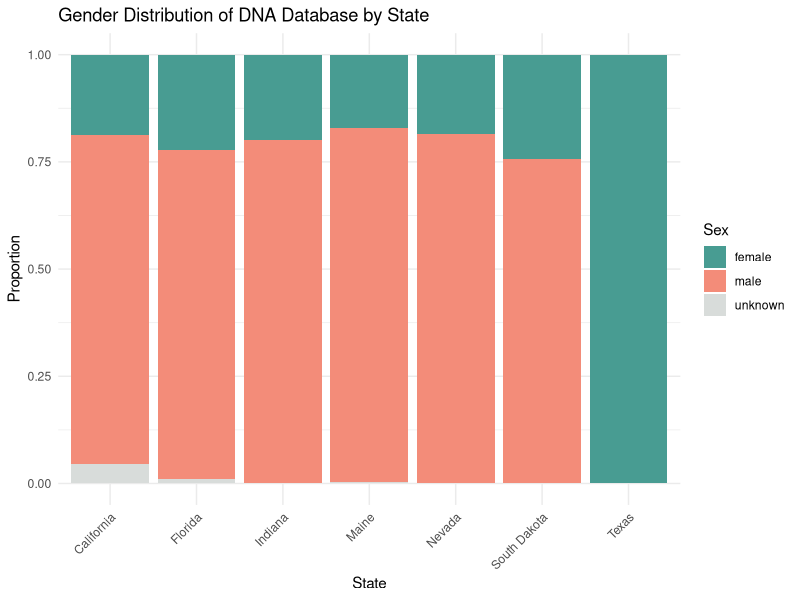
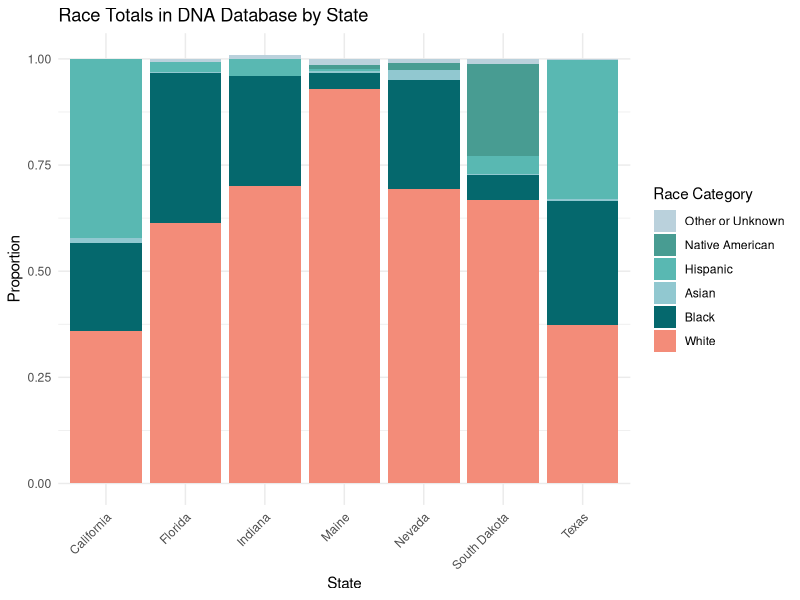
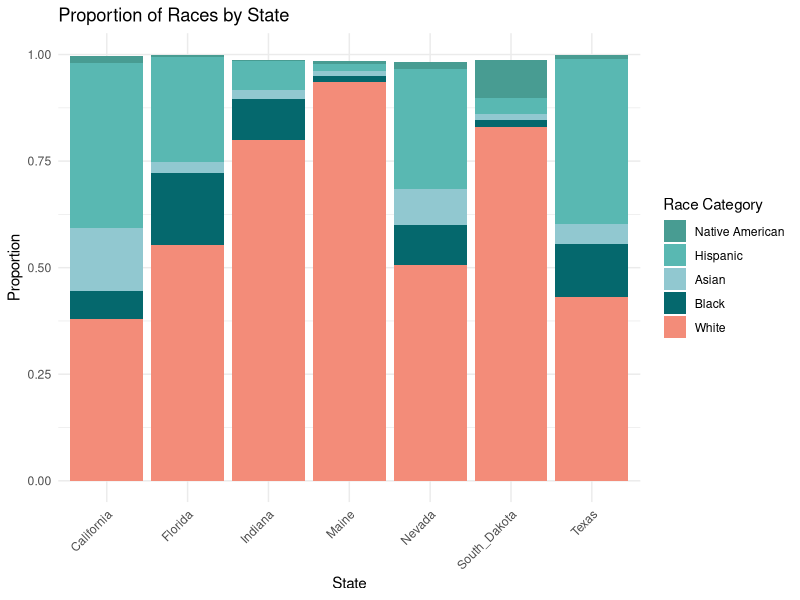
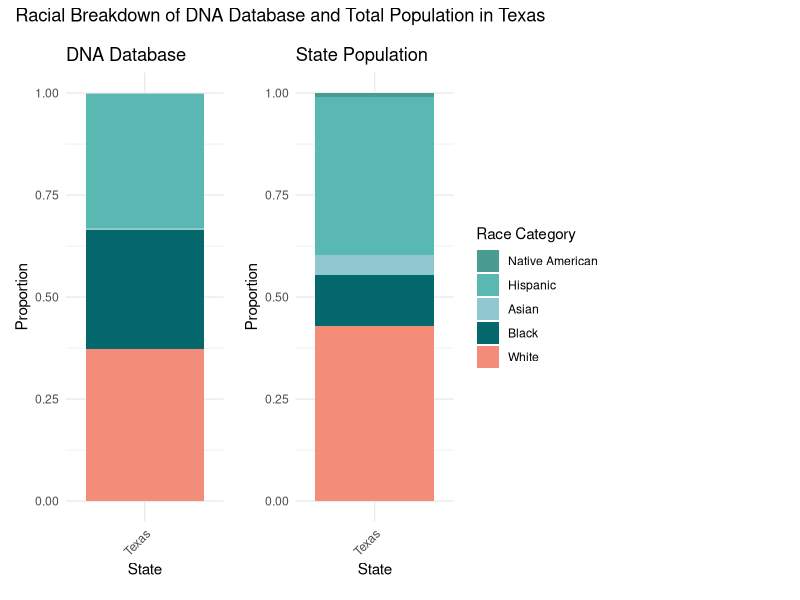
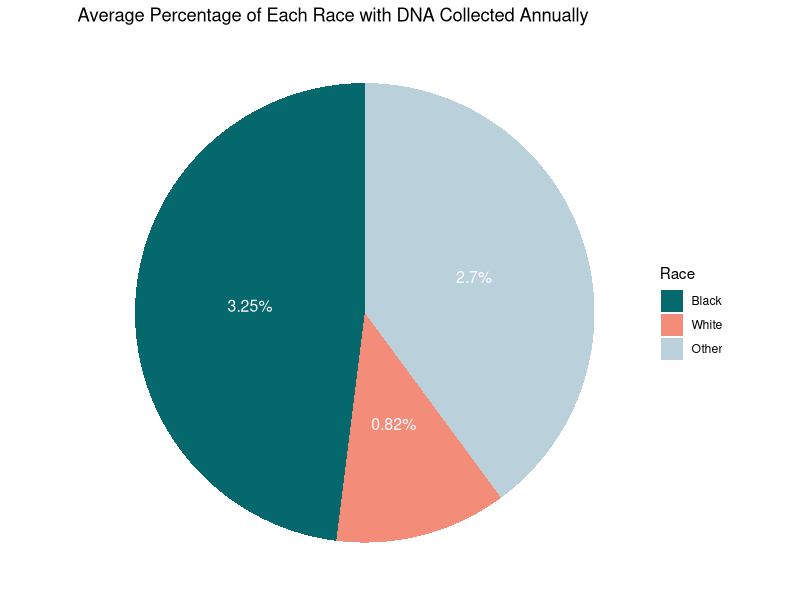
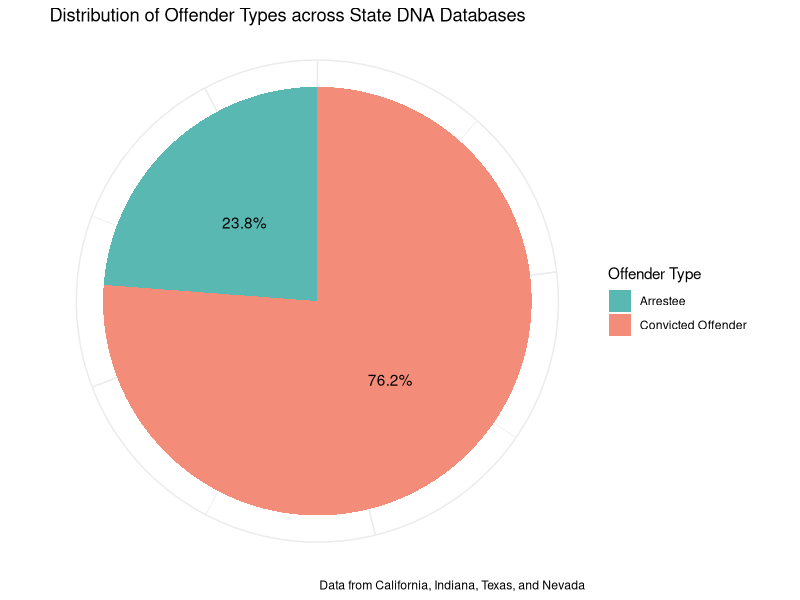

Write R code to recreate these figures, in order.
## ---- chunk 1

knitr::opts_chunk$set(eval = TRUE, echo = FALSE, warning = FALSE, fig.width = 7, fig.height = 6)

if (!requireNamespace("tidyverse", quietly = TRUE)) {
  install.packages("tidyverse")
}

if (!requireNamespace("knitr", quietly = TRUE)) {
  install.packages("knitr")
}

if (!requireNamespace("patchwork", quietly = TRUE)) {
  install.packages("patchwork")
}


library(tidyverse)
library(knitr)
library(patchwork)
## ---- chunk 2
data <- read_csv("data/Murphy_Appendix_all_data.csv", show_col_types = FALSE) 

## ---- chunk 3
data <- data |>
  select(-file) 
## ---- chunk 4
  data <- data %>%
      mutate(
          # Check if 'proportion' is in the variable_detailed
          is_proportion = grepl("proportion", variable_detailed, ignore.case = TRUE),
          
          # Create value_type based on the presence of 'proportion'
          value_type = ifelse(is_proportion, 
                              "proportion", 
                              "number"),
          
          # Remove 'proportion' text from variable_detailed
          variable_detailed = ifelse(is_proportion, gsub("proportion", "", variable_detailed, ignore.case = TRUE), variable_detailed),
          
          # Trim whitespace
          variable_detailed = trimws(variable_detailed),
          
          # cleaned variable_detailed to numeric
          variable_detailed_numeric = suppressWarnings(as.numeric(variable_detailed)),
          
          # Update value_type to "number" if variable_detailed_numeric is greater than 1
          value_type = ifelse(!is.na(variable_detailed_numeric) & variable_detailed_numeric > 1, 
                              "number", 
                              value_type)
      ) %>%
      # Drop temporary columns
      select(-is_proportion, -variable_detailed_numeric)

## ---- chunk 5
data <- data %>%
    rename(variable_type = variatble_type)

## ---- chunk 6
#race
data <- data %>%
  mutate(
    variable_detailed = case_when(
      variable_type == "race" & grepl("\\basian\\b", variable_detailed, ignore.case = TRUE) ~ "asian_total",
      variable_type == "race" & grepl("\\bblack\\b", variable_detailed, ignore.case = TRUE) ~ "black_total",
      variable_type == "race" & grepl("\\bafrican_american\\b", variable_detailed, ignore.case = TRUE) ~ "black_total",
      variable_type == "race" & grepl("\\bblack_\\b", variable_detailed, ignore.case = TRUE) ~ "black_total",
      variable_type == "race" & grepl("\\bhispanic\\b", variable_detailed, ignore.case = TRUE) ~ "hispanic_total",
      variable_type == "race" & grepl("\\bhispanic_\\b", variable_detailed, ignore.case = TRUE) ~ "hispanic_total",
      variable_type == "race" & grepl("\\bnative\\b", variable_detailed, ignore.case = TRUE) ~ "native_american_total",
      variable_type == "race" & grepl("\\bamerican_indian\\b", variable_detailed, ignore.case = TRUE) ~ "native_american_total",
       variable_type == "race" & grepl("\\bnative_american\\b", variable_detailed, ignore.case = TRUE) ~ "native_american_total",
      variable_type == "race" & grepl("\\bwhite\\b", variable_detailed, ignore.case = TRUE) ~ "white_total",
      variable_type == "race" & grepl("\\bcausasian\\b", variable_detailed, ignore.case = TRUE) ~ "white_total",
      variable_type == "race" & grepl("\\bcaucasian\\b", variable_detailed, ignore.case = TRUE) ~ "white_total",
      variable_type == "race" & grepl("\\bcausasian_\\b", variable_detailed, ignore.case = TRUE) ~ "white_total",
      variable_type == "race" & grepl("\\bother\\b", variable_detailed, ignore.case = TRUE) ~ "other_total",
      variable_type == "race" & grepl("\\basian_offender\\b", variable_detailed, ignore.case = TRUE) ~ "asian_convicted_offender",
      variable_type == "race" & grepl("\\bblack_offender\\b", variable_detailed, ignore.case = TRUE) ~ "black_convicted_offender",
      variable_type == "race" & grepl("\\bhispanic_offender\\b", variable_detailed, ignore.case = TRUE) ~ "hispanic_convicted_offender",
      variable_type == "race" & grepl("\\bnative_american_offender\\b", variable_detailed, ignore.case = TRUE) ~ "native_american_convicted_offender",
      variable_type == "race" & grepl("\\bwhite_offender\\b", variable_detailed, ignore.case = TRUE) ~ "white_convicted_offender",
      variable_type == "race" & grepl("\\bcaucasian_offender\\b", variable_detailed, ignore.case = TRUE) ~ "white_convicted_offender",
      variable_type == "race" & grepl("\\bcaucasian_convicted_offender\\b", variable_detailed, ignore.case = TRUE) ~ "white_convicted_offender",
      variable_type == "race" & grepl("\\bother_offender\\b", variable_detailed, ignore.case = TRUE) ~ "other_convicted_offender",
      variable_type == "race" & grepl("\\bafrican_american__convicted_offender\\b", variable_detailed, ignore.case = TRUE) ~ "black_convicted_offender",
      variable_type == "race" & grepl("\\bafrican_american_convicted_offender\\b", variable_detailed, ignore.case = TRUE) ~ "black_convicted_offender",
      variable_type == "race" & grepl("\\bafrican_american_offender\\b", variable_detailed, ignore.case = TRUE) ~ "black_convicted_offender",
      variable_type == "race" & grepl("\\bafrican_american_arrestee\\b", variable_detailed, ignore.case = TRUE) ~ "black_arrestee",
      variable_type == "race" & grepl("\\bcaucasian_arrestee\\b", variable_detailed, ignore.case = TRUE) ~ "white_arrestee",
      TRUE ~ variable_detailed
    ))
    
#DNA collection breakdown
data <- data %>%
  mutate(
    variable_detailed = case_when(
      variable_type == "DNA_collection_breakdown" & grepl("asian", variable_detailed, ignore.case = TRUE) ~ "asian_annual",
      variable_type == "DNA_collection_breakdown" & grepl("black", variable_detailed, ignore.case = TRUE) ~ "black_annual",
      variable_type == "DNA_collection_breakdown" & grepl("hispanic", variable_detailed, ignore.case = TRUE) ~ "hispanic_annual",
      variable_type == "DNA_collection_breakdown" & grepl("native", variable_detailed, ignore.case = TRUE) ~ "native_american_annual",
      variable_type == "DNA_collection_breakdown" & grepl("white", variable_detailed, ignore.case = TRUE) ~ "white_annual",
      variable_type == "DNA_collection_breakdown" & grepl("other", variable_detailed, ignore.case = TRUE) ~ "other_annual",
      TRUE ~ variable_detailed
    )
  )
    
## ---- chunk 7
# Update 'variable_type' to 'race' where it is 'DNA_collection_breakdown'

data <- data %>%
  mutate(
    variable_type = ifelse(variable_type == "DNA_collection_breakdown", "race", variable_type))
## ---- chunk 8
#state demographic
data <- data %>%
  mutate(
    variable_detailed = case_when(
      variable_type == "state_demographic" & grepl("asian", variable_detailed, ignore.case = TRUE) ~ "asian_state",
      variable_type == "state_demographic" & grepl("black", variable_detailed, ignore.case = TRUE) ~ "black_state",
      variable_type == "state_demographic" & grepl("hispanic", variable_detailed, ignore.case = TRUE) ~ "hispanic_state",
      variable_type == "state_demographic" & grepl("native", variable_detailed, ignore.case = TRUE) ~ "native_american_state",
      variable_type == "state_demographic" & grepl("white", variable_detailed, ignore.case = TRUE) ~ "white_state",
      variable_type == "state_demographic" & grepl("other", variable_detailed, ignore.case = TRUE) ~ "other_state",
      TRUE ~ variable_detailed
    )
  )

## ---- chunk 9
# Update 'variable_type' to 'race' where it is 'state_demographic'

data <- data %>%
  mutate(
    variable_type = ifelse(variable_type == "state_demographic", "race", variable_type))
## ---- chunk 10
#population data collected variables
data <- data %>%
  mutate(
    variable_detailed = case_when(
      variable_type == "population_data_collected" & grepl("asian", variable_detailed, ignore.case = TRUE) ~ "asian_pop_collected",
      variable_type == "population_data_collected" & grepl("black", variable_detailed, ignore.case = TRUE) ~ "black_pop_collected",
      variable_type == "population_data_collected" & grepl("hispanic", variable_detailed, ignore.case = TRUE) ~ "hispanic_pop_collected",
      variable_type == "population_data_collected" & grepl("native", variable_detailed, ignore.case = TRUE) ~ "native_american_pop_collected",
      variable_type == "population_data_collected" & grepl("white", variable_detailed, ignore.case = TRUE) ~ "white_pop_collected",
      variable_type == "population_data_collected" & grepl("other", variable_detailed, ignore.case = TRUE) ~ "other_pop_collected",
      TRUE ~ variable_detailed
    )
  )
## ---- chunk 11
# Update 'variable_type' to 'race' where it is 'population_data_collected'

data <- data %>%
  mutate(
    variable_type = ifelse(variable_type == "population_data_collected", "race", variable_type))
## ---- chunk 12
#sex variable type
data <- data %>%
  mutate(
    variable_detailed = case_when(
      variable_type == "sex" & grepl("\\bfemale\\b", variable_detailed, ignore.case = TRUE) ~ "female_total",
      variable_type == "sex" & grepl("\\bfemale_\\b", variable_detailed, ignore.case = TRUE) ~ "female_total",
      variable_type == "sex" & grepl("\\bfemales\\b", variable_detailed, ignore.case = TRUE) ~ "female_total",
      variable_type == "sex" & grepl("\\bfemale_offender\\b", variable_detailed, ignore.case = TRUE) ~ "female_convicted_offender",
      variable_type == "sex" & grepl("\\bmale\\b", variable_detailed, ignore.case = TRUE) ~ "male_total",
      variable_type == "sex" & grepl("\\bmale_\\b", variable_detailed, ignore.case = TRUE) ~ "male_total",
      variable_type == "sex" & grepl("\\bmales\\b", variable_detailed, ignore.case = TRUE) ~ "male_total",
      TRUE ~ variable_detailed 
    )
  )
## ---- chunk 13
data <- data %>%
  mutate(
    variable_type = ifelse(variable_type == "gender", "sex", variable_type))
## ---- chunk 14
data <- data %>%
  mutate(
    variable_detailed = case_when(
      variable_type == "offender_type" & grepl("\\barrestee\\b", variable_detailed, ignore.case = TRUE) ~ "arrestee_total",
      variable_type == "offender_type" & grepl("\\barrested_offender\\b", variable_detailed, ignore.case = TRUE) ~ "arrestee_total",
      variable_type == "offender_type" & grepl("\\bconvicted_offender\\b", variable_detailed, ignore.case = TRUE) ~ "convicted_offender_total",
      variable_type == "offender_type" & grepl("\\bconviceted_offender\\b", variable_detailed, ignore.case = TRUE) ~ "convicted_offender_total",
      variable_type == "offender_type" & grepl("\\boffender\\b", variable_detailed, ignore.case = TRUE) ~ "convicted_offender_total",
      TRUE ~ variable_detailed 
    )
  )
## ---- chunk 15
write.csv(data, "data/murphy_foia_cleaned.csv")
## ---- chunk 16
data_sample <- data %>% sample_n(5)
kable(data_sample, caption = "Sample of the Full Data")
## ---- chunk 17
#creating gender database
data_gender <- data |> 
  filter(variable_type == "sex")
## ---- chunk 18

#California totals
california_totals <- data_gender |> 
  filter(State == "California") |> 
  summarise(
    male_total = sum(value[grepl("male", variable_detailed, ignore.case = TRUE)]),
    female_total = sum(value[grepl("female", variable_detailed, ignore.case = TRUE)]),
    unknown_total = sum(value[grepl("unknown", variable_detailed, ignore.case = TRUE)])
  ) 

california_totals <- california_totals |>  
  pivot_longer(cols = everything(), names_to = "variable_detailed", values_to = "value")|> 
  mutate(
    State = "California",
    variable_type = "sex",
    value_type = "proportion"
  )
## ---- chunk 19
#create dataset with gender values as proportions only
data_gender_proportions <- data_gender  |> 
  group_by(State, variable_type, value_type) |>   # group by columns
  mutate(proportion = value / sum(value)) |>      # calculate proportion
  ungroup() |>                                    # Ungroup
  select(-value, -value_type)|>                   # remove value and value_type
  rename(proportion_value = proportion)           # Rename new column

data_gender_simplified <- data_gender_proportions |> 
  mutate(
 simplified_sex = case_when(
      str_detect(variable_detailed, "\\bmale\\b") ~ "male",
      str_detect(variable_detailed, "\\bmale_total\\b") ~ "male",
      str_detect(variable_detailed, "\\bmale_convicted_offender\\b") ~ "male",
      str_detect(variable_detailed, "\\bmale_arrestee\\b") ~ "male",
      str_detect(variable_detailed, "\\bfemale_total\\b") ~ "female",
      str_detect(variable_detailed, "\\bfemale_convicted_offender\\b") ~ "female",
      str_detect(variable_detailed, "\\bfemale_offender\\b") ~ "female",
      str_detect(variable_detailed, "\\bfemale_arrestee\\b") ~ "female",
      str_detect(variable_detailed, "\\bfemale\\b") ~ "female",
      TRUE ~ "unknown"
    )
  ) |> 
  group_by(State, simplified_sex) |> 
  summarize(total_value = sum(proportion_value), .groups = 'drop')

#stacked bar chart simplified
ggplot(data_gender_simplified, aes(x = State, y = total_value, fill = simplified_sex)) +
  geom_bar(stat = "identity") +  # Stacked bar chart by default
  scale_fill_manual(values = c("#489C92", "#F38C79", "#D8DCDA")) +  # color palette
  labs(y = "Proportion", x = "State", title = "Gender Distribution of DNA Database by State", fill = "Sex") +
  theme_minimal() +
  theme(axis.text.x = element_text(angle = 45, hjust = 1))

## ---- chunk 20
#create data set with variable_type "race"
data_race <- data |> 
  filter(variable_type == "race")

#Summary stats
data_state <- data_race |> 
  filter(str_detect(variable_detailed, "_state"))

black_state <- data_state |> 
  filter(variable_detailed == "black_state")

# Top 3 states with the highest value for "black_state"
top_3_highest <- black_state |> 
  arrange(desc(value)) |> 
  slice_head(n = 3) |> 
  select(State, value)

# Top 3 states with the lowest value for "black_state"
top_3_lowest <- black_state |> 
  arrange(value) |> 
  slice_head(n = 3) |> 
  select(State, value)

# Average value for "black_state" across all states
average_black <- black_state |> 
  summarise(average_value = mean(value, na.rm = TRUE))

# Output the results

kable(top_3_highest, caption = "States with Highest Black Population", format = "markdown")

# Display the top 3 lowest states table
kable(top_3_lowest, caption = "States with Lowest Black Population", format = "markdown")

# Display the average value table
kable(average_black, caption = "Average Black Population Proportion Across All States", format = "markdown")


## ---- chunk 21
#create a data set with totals combining "convicted_offender" and "arrestee" data into totals by race
convicted_arrestee_totals <- data_race |> 
  filter(str_detect(variable_detailed, "_convicted_offender|_arrestee")) |> 
  mutate(variable_detailed = str_replace(variable_detailed, "_convicted_offender|_arrestee", "_total")) |> 
  group_by(State, variable_detailed) |> 
  summarize(value = sum(value), .groups = 'drop') |>
  mutate(value_type = "number")

# Combine and process race_totals
race_totals <- data_race |> 
  mutate(variable_detailed = case_when(
    str_detect(variable_detailed, "other_total|unknown") ~ "other_or_unknown",
    TRUE ~ variable_detailed
  )) |> 
  filter(str_detect(variable_detailed, "_total") | str_detect(variable_detailed, "other_or_unknown"))

# Add convicted_arrestee_totals to race_totals
race_totals <- race_totals |> 
  bind_rows(convicted_arrestee_totals) |> 
  group_by(State, variable_detailed) |> 
  summarize(value = sum(value), value_type = first(value_type), .groups = 'drop') |> 
  ungroup()

# Calculate the proportion value within each state
race_totals <- race_totals |> 
  group_by(State) |> 
  mutate(proportion_value = ifelse(value_type == "number", value / sum(value), NA)) |> 
  ungroup()

#keep already calculated proportions and remove value_type column
race_totals <- race_totals |> 
  mutate(proportion_value = ifelse(is.na(proportion_value), value, proportion_value)) |> 
  select(-value_type)

# Replace race category names for clarity
race_totals <- race_totals |> 
  mutate(variable_detailed = case_when(
    variable_detailed == "white_total" ~ "White",
    variable_detailed == "black_total" ~ "Black",
    variable_detailed == "asian_total" ~ "Asian",
    variable_detailed == "hispanic_total" ~ "Hispanic",
    variable_detailed == "native_american_total" ~ "Native American",
    variable_detailed == "other_total" ~ "Other or Unknown",
    variable_detailed == "other_or_unknown" ~ "Other or Unknown",
    TRUE ~ variable_detailed
  ))

average_black_database <- race_totals |> 
  filter(variable_detailed == "Black") |> 
  summarise(average_value = mean(proportion_value, na.rm = TRUE))

#and calculate average proportion of black people in DNA databases (use race_totals)
kable(average_black_database, caption = "Average Black Proportion In DNA Databases Across All States", format = "markdown")
## ---- chunk 22


# Set the desired order for race categories
desired_order <- c("Other or Unknown", "Native American", "Hispanic", "Asian", "Black", "White")

# Create the bar plot
ggplot(race_totals |> 
       mutate(variable_detailed = factor(variable_detailed, levels = desired_order)),
       aes(x = State, y = proportion_value, fill = variable_detailed)) +
  geom_bar(stat = "identity") + 
  labs(title = "Race Totals in DNA Database by State",
       x = "State",
       y = "Proportion",
       fill = "Race Category") +
  scale_fill_manual(values = c("#BAD1DC", "#489C92","#59B8B2", "#91C8D0", "#05686D", "#F38C79")) +
  theme_minimal() +
  theme(axis.text.x = element_text(angle = 45, hjust = 1))

## ---- chunk 23

#bar plot of state totals

selected_states <- c("California", "Florida", "Indiana", "Maine", "Nevada", "South_Dakota", "Texas")

select_states <- data_state |> 
  filter(State %in% selected_states) |> 
  mutate(variable_detailed = case_when(
    variable_detailed == "white_state" ~ "White",
    variable_detailed == "black_state" ~ "Black",
    variable_detailed == "asian_state" ~ "Asian",
    variable_detailed == "hispanic_state" ~ "Hispanic",
    variable_detailed == "native_american_state" ~ "Native American",
    TRUE ~ variable_detailed
  ))

desired_order <- c("Native American", "Hispanic", "Asian", "Black", "White")

ggplot(select_states |>
       mutate(variable_detailed = factor(variable_detailed, levels = desired_order)),
       aes(x = State, y = value, fill = variable_detailed)) +
  geom_bar(stat = "identity") +
  labs(title = "Proportion of Races by State", x = "State", y = "Proportion", fill = "Race Category") +
  scale_fill_manual(values = c("#489C92","#59B8B2", "#91C8D0", "#05686D", "#F38C79")) +
  theme_minimal() +
  theme(axis.text.x = element_text(angle = 45, hjust = 1))

#side by side plots
desired_order <- c("Other or Unknown", "Native American", "Hispanic", "Asian", "Black", "White")

selected_states <- c("Texas")

plot1 <- ggplot(race_totals |> 
        filter(State %in% selected_states) |> 
       mutate(variable_detailed = factor(variable_detailed, levels = desired_order)),
       aes(x = State, y = proportion_value, fill = variable_detailed)) +
  geom_bar(stat = "identity") + 
  labs(title = "DNA Database",
       x = "State",
       y = "Proportion") +
  scale_fill_manual(values = c("#BAD1DC", "#489C92","#59B8B2", "#91C8D0", "#05686D", "#F38C79")) +
  theme_minimal() +
  theme(legend.position = "none") +
  theme(axis.text.x = element_text(angle = 45, hjust = 1))

data_state <- data_race |> 
  filter(str_detect(variable_detailed, "_state"))

selected_states <- c("Texas")

select_states <- data_state |> 
  filter(State %in% selected_states) |> 
  mutate(variable_detailed = case_when(
    variable_detailed == "white_state" ~ "White",
    variable_detailed == "black_state" ~ "Black",
    variable_detailed == "asian_state" ~ "Asian",
    variable_detailed == "hispanic_state" ~ "Hispanic",
    variable_detailed == "native_american_state" ~ "Native American",
    TRUE ~ variable_detailed
  ))

desired_order <- c("Native American", "Hispanic", "Asian", "Black", "White")

plot2 <- ggplot(select_states |>
       mutate(variable_detailed = factor(variable_detailed, levels = desired_order)),
       aes(x = State, y = value, fill = variable_detailed)) +
  geom_bar(stat = "identity") +
  labs(title = "State Population", x = "State", y = "Proportion", fill = "Race Category") +
  scale_fill_manual(values = c("#489C92","#59B8B2", "#91C8D0", "#05686D", "#F38C79")) +
  theme_minimal() +
  theme(axis.text.x = element_text(angle = 45, hjust = 1))
## ---- chunk 24
combined_plot <- plot1 + plot2 +
  theme(plot.margin = margin(10, 10, 10, 10)) +
  plot_annotation(title = "Racial Breakdown of DNA Database and Total Population in Texas") +
  plot_spacer()
combined_plot

## ---- chunk 25
#Racial Breakdown of Annual DNA Collection - extremes and averages (states with highest collection and average for black people and white people)
data_annual <- data_race |> 
  filter(str_detect(variable_detailed, "_annual"))


## ---- chunk 26
#Graph showing stats of percent of population 

data_pop_collected <- data_race |> 
  filter(str_detect(variable_detailed, "_pop_collected")) |> 
  mutate(race_category = case_when(
    str_detect(variable_detailed, "black") ~ "Black",
    str_detect(variable_detailed, "white") ~ "White",
    TRUE ~ "Other"
  )) |> 
    group_by(State, race_category) |> 
  summarise(total_value = sum(value, na.rm = TRUE))

summary_pop_collected <- data_pop_collected |> 
  group_by(race_category) |> 
  summarise(avg_pop_collected = mean(total_value, na.rm = TRUE))

summary_pop_collected <- summary_pop_collected |> 
  mutate(label = paste0(round(avg_pop_collected * 100, 2), "%")) |> 
  mutate(race_category = factor(race_category, levels = c("Black", "White", "Other")))

# Create the pie chart
ggplot(summary_pop_collected, aes(x ="", y = avg_pop_collected, fill = race_category)) +
  geom_bar(stat = "identity", width = 1) +
  coord_polar("y") +
   geom_text(aes(label = label), position = position_stack(vjust = 0.5), color = "white", size = 4) +
  theme_void() +
  labs(title = "Average Percentage of Each Race with DNA Collected Annually",
       fill = "Race") +
  scale_fill_manual(values = c("#05686D", "#F38C79", "#BAD1DC"))

## ---- chunk 27
data_offender_type <- data |> 
  filter(variable_type == "offender_type")

#pie chart of offender type

# Rename the offender types
data_offender_type_renamed <- data_offender_type |> 
  mutate(variable_detailed = case_when(
    variable_detailed == "arrestee_total" ~ "Arrestee",
    variable_detailed == "convicted_offender_total" ~ "Convicted Offender",
    TRUE ~ variable_detailed
  ))

# Filter and group by offender type, then summarize
data_offender_type_summarized <- data_offender_type_renamed |> 
  filter(variable_detailed %in% c("Arrestee", "Convicted Offender")) |> 
  group_by(variable_detailed) |> 
  summarize(total_value = sum(value, na.rm = TRUE))

# Calculate total sum of the summarized data
full_value <- sum(data_offender_type_summarized$total_value, na.rm = TRUE)

# Calculate percentages and create labels
data_offender_type_summarized <- data_offender_type_summarized |> 
  mutate(percentage = total_value / full_value * 100,
         label = paste0(round(percentage, 1), "%"))

# Create the pie chart
ggplot(data_offender_type_summarized, aes(x = "", y = total_value, fill = variable_detailed)) +
  geom_bar(stat = "identity", width = 1) +
  coord_polar("y") +  # Converts bar chart to pie chart
  labs(title = "Distribution of Offender Types across State DNA Databases", caption = "Data from California, Indiana, Texas, and Nevada", fill = "Offender Type") +
  geom_text(aes(label = label), position = position_stack(vjust = 0.5)) +
  theme_minimal() +
  theme(axis.title.x = element_blank(),
        axis.title.y = element_blank(),
        axis.ticks = element_blank(),
        axis.text = element_blank()) +
  scale_fill_manual(values = c("#59B8B2", "#F38C79"))

## ---- chunk 28


